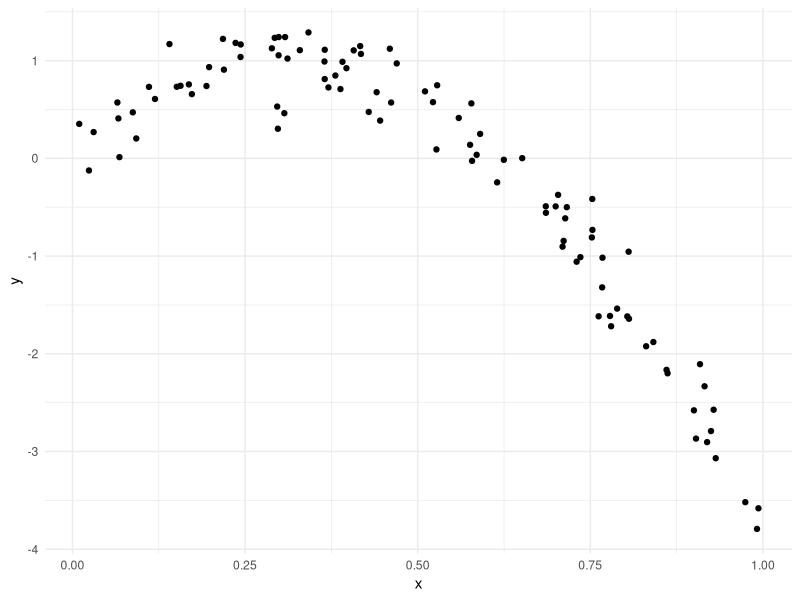
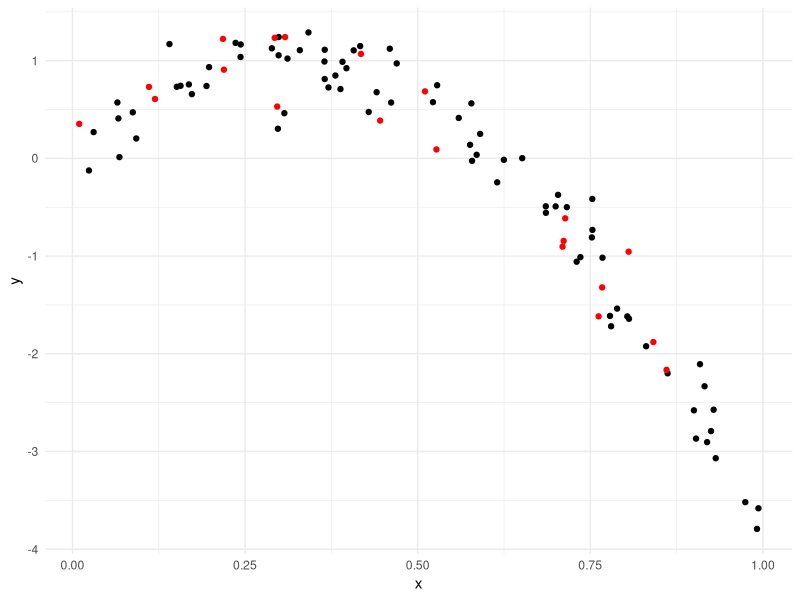
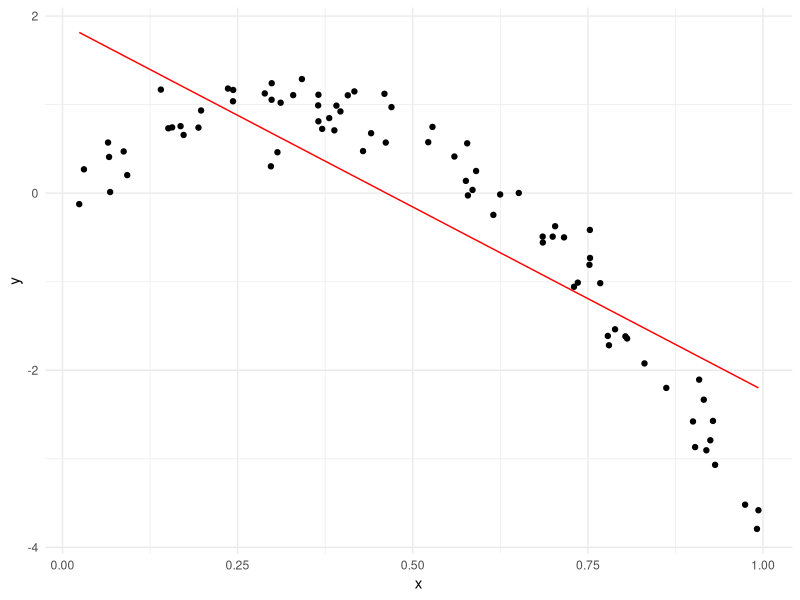
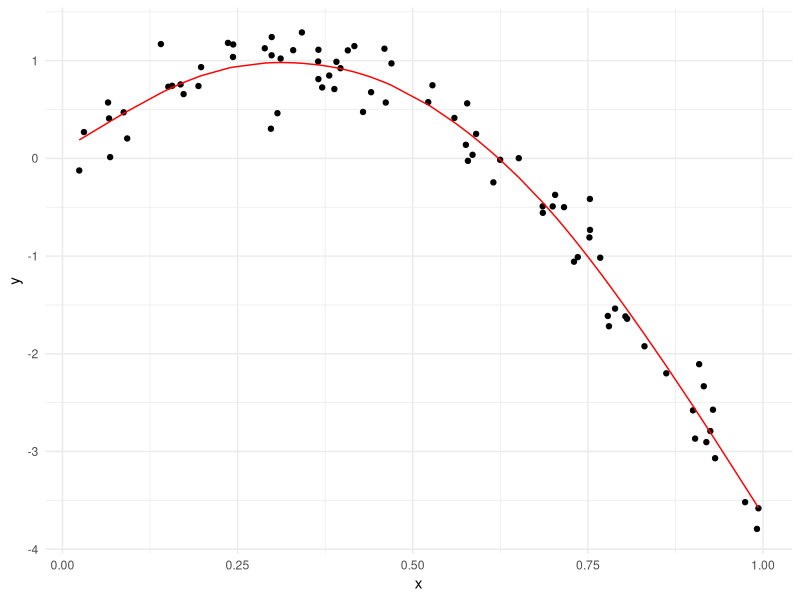
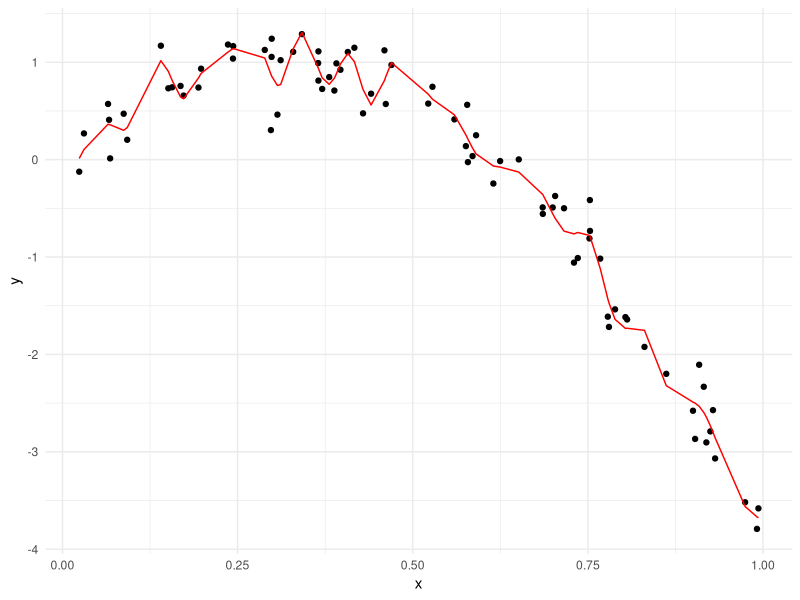

Reproduce these figures in R, in order.
## ---- chunk 1
library(tidyverse)
library(modelr)
library(mgcv)


knitr::opts_chunk$set(
  echo = TRUE,
  warning = FALSE,
  fig.width = 8,
  fig.height = 6,
  out.width = "90%"
  )

  options(
    ggplot2.continuous.colour = "viridis",
    ggplot2.continuous.fill = "viridis"
  )
  
  scale_colour_discrete = scale_colour_viridis_d
  scale_fill_discrete = scale_fill_viridis_d
  
  theme_set(theme_minimal() + theme(legend.position = "bottom"))
  
## ---- chunk 2
nonlin_df = 
  tibble(
    id = 1:100,
    x = runif(100, 0, 1),
    y = 1 - 10 * (x - .3) ^ 2 + rnorm(100, 0, .3)
  )

nonlin_df %>% 
  ggplot(aes(x = x, y = y)) + 
  geom_point() 
## ---- chunk 3
train_df = sample_frac(nonlin_df, size = .8)
test_df = anti_join(nonlin_df, train_df, by = "id")
 
ggplot(train_df, aes(x = x, y = y)) + 
  geom_point() + 
  geom_point(data = test_df, color = "red")
## ---- chunk 4
linear_mod = lm(y ~ x, data = train_df)
smooth_mod = mgcv::gam(y ~ s(x), data = train_df)
wiggly_mod = mgcv::gam(y ~ s(x, k = 30), sp = 10e-6, data = train_df)
## ---- chunk 5
train_df %>%
  add_predictions(linear_mod) %>%
  ggplot(aes(x = x, y = y)) +
  geom_point() +
  geom_line(aes(y = pred), color = "red")

train_df %>%
  add_predictions(smooth_mod) %>%
  ggplot(aes(x = x, y = y)) +
  geom_point() +
  geom_line(aes(y = pred), color = "red")

train_df %>%
  add_predictions(wiggly_mod) %>%
  ggplot(aes(x = x, y = y)) +
  geom_point() +
  geom_line(aes(y = pred), color = "red")
